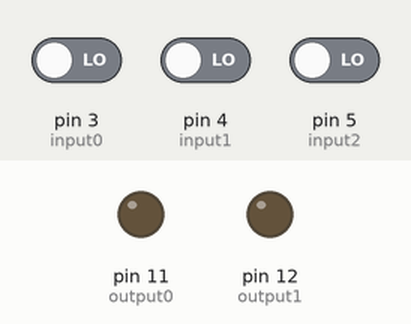
Recording of a sketch running on a simulated Arduino Uno, built with avr-gcc and run on an emulated ATmega328P. Parts: output pins drawn as LEDs (lit = HIGH). The inputs (shaded band) are chosen by the test bench; at power-on: pin 3 (input0) LOW, pin 4 (input1) LOW, pin 5 (input2) LOW.

Above: at 1.2 s.
1.3 s: pin 3 (input0) driven HIGH
At 1.8 s:
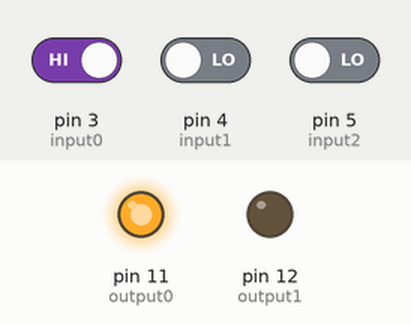
2.8 s: pin 4 (input1) driven HIGH
At 4.0 s:
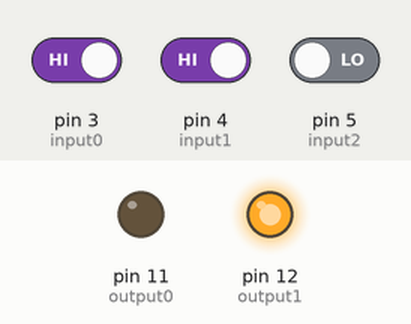
4.3 s: pin 5 (input2) driven HIGH
At 5.2 s:
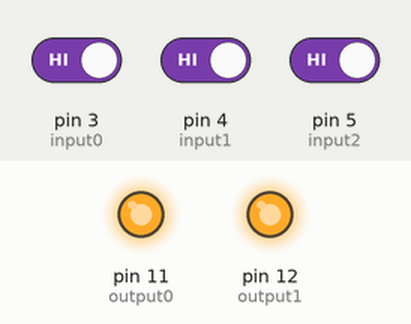
5.8 s: pin 5 (input2) driven LOW
At 6.4 s:
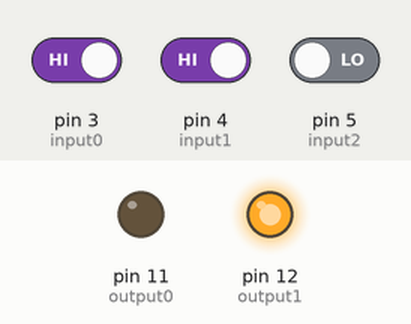
7.3 s: pin 3 (input0) driven LOW
At 8.7 s:
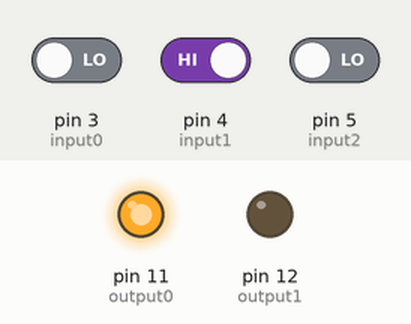
Timing chart, 0 to 9.8 s (numbered marks = the images above; inputs shaded):
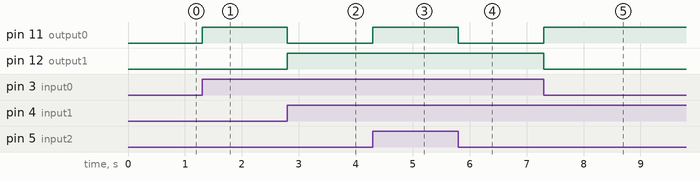

Measured:
- after the input at 1.3 s, pin 11 (output0): LOW → HIGH at once
- after the input at 2.8 s, pin 11 (output0): HIGH → LOW at once; pin 12 (output1): LOW → HIGH at once
- after the input at 4.3 s, pin 11 (output0): LOW → HIGH at once
- after the input at 5.8 s, pin 11 (output0): HIGH → LOW at once
- after the input at 7.3 s, pin 11 (output0): LOW → HIGH at once; pin 12 (output1): HIGH → LOW at once

The sketch:

full_adder.ino
```cpp
int input0 = 3;
int input1 = 4;
int input2 = 5;
int output0 = 11;
int output1 = 12;

void setup() {
  pinMode(input0, INPUT);
  pinMode(input1, INPUT);
  pinMode(input2, INPUT);
  pinMode(output0, OUTPUT);
  pinMode(output1, OUTPUT);
  digitalWrite(output0, LOW);
  digitalWrite(output1, LOW);
}

bool XOR(bool a, bool b){
  return (a + b) % 2;
}

bool AND(bool a, bool b){
  return a && b;
}

bool OR(bool a, bool b){
  return a || b;
}

void loop() {
  bool x = digitalRead(input0);
  bool y = digitalRead(input1);
  bool z = digitalRead(input2);

  bool s = XOR(XOR(x, y), z);
  bool c = OR(AND(z, XOR(x, y)), AND(x, y));

  digitalWrite(output0, s);
  digitalWrite(output1, c);
}
```

blink_led.c
```cpp
#include <avr/io.h>
#include <util/delay.h>

int main(){
    DDRB = DDRB | (1 << DDB1);
    DDRB = DDRB | (1 << DDB2);

    while(1){
        PORTB = PORTB | (1 << PORTB1);
        PORTB = PORTB & ~(1 << PORTB2);
        _delay_ms(10000);
        PORTB = PORTB & ~(1 << PORTB1);
        PORTB = PORTB | (1 << PORTB2);
        _delay_ms(10000);
    }

    return 0;
}
```

mosquito_blocker.c
```cpp
#include <avr/io.h>
#include <util/delay.h>

#define BUZZER_PORT PORTB
#define BUZZER_DDR DDRB
#define BUZZER_PIN 2

#define MAX_FREQUENCY 1000000000

void my_delay_ms(int ms){
    while (0 < ms){
      _delay_ms(1);
      --ms;
    }
}

void generate_tone(float frequency, float duration){
     int total_cycles = duration * frequency / 1000;
     for(int i = 0; i < total_cycles; i++){
        my_delay_ms(1000 / (2 * frequency));
        BUZZER_PORT = BUZZER_PORT | (1 << BUZZER_PIN);
        my_delay_ms(1000 / (2 * frequency));
        BUZZER_PORT = BUZZER_PORT & ~(1 << BUZZER_PIN);
     }
}

int main(){
    BUZZER_DDR = BUZZER_DDR | (1 << BUZZER_PIN);

    while(1){
        generate_tone(38000, 50);
        generate_tone(40000, 50);
        generate_tone(44000, 50);
    }

    return 0;
}
```
